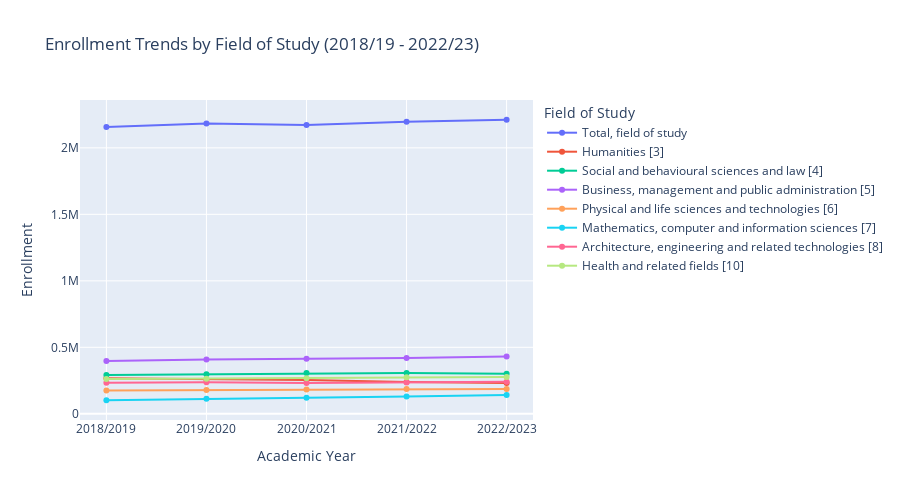

Write notebook code for a chart like this one.
### Code cell
# Select top 8 fields by total enrollment for clarity
top_fields = (
    df.groupby("Field of study")["VALUE"]
    .sum()
    .sort_values(ascending=False)
    .head(8)
    .index.tolist()
)
df_top = df[df["Field of study"].isin(top_fields)]

# Plot multi-line chart
fig = px.line(
    df_top,
    x="REF_DATE",
    y="VALUE",
    color="Field of study",
    markers=True,
    title="Enrollment Trends by Field of Study (2018/19 - 2022/23)",
    labels={"REF_DATE": "Academic Year", "VALUE": "Enrollment"},
)
fig.update_layout(legend_title_text="Field of Study", height=500)
fig.show()

### Figure 1 — Plotly figure (JSON) as saved in the notebook; plotly's stock layout.template omitted (floating-point values rounded to 4 significant figures)
{"data": [{"hovertemplate": "Field of study=Total, field of study<br>Academic Year=%{x}<br>Enrollment=%{y}<extra></extra>", "legendgroup": "Total, field of study", "line": {"color": "#636efa", "dash": "solid"}, "marker": {"symbol": "circle"}, "mode": "lines+markers", "name": "Total, field of study", "orientation": "v", "showlegend": true, "type": "scatter", "x": ["2018/2019", "2019/2020", "2020/2021", "2021/2022", "2022/2023"], "xaxis": "x", "y": [2156142, 2183823, 2171730, 2197179, 2211345], "yaxis": "y"}, {"hovertemplate": "Field of study=Humanities [3]<br>Academic Year=%{x}<br>Enrollment=%{y}<extra></extra>", "legendgroup": "Humanities [3]", "line": {"color": "#EF553B", "dash": "solid"}, "marker": {"symbol": "circle"}, "mode": "lines+markers", "name": "Humanities [3]", "orientation": "v", "showlegend": true, "type": "scatter", "x": ["2018/2019", "2019/2020", "2020/2021", "2021/2022", "2022/2023"], "xaxis": "x", "y": [267315, 258162, 254718, 238827, 231621], "yaxis": "y"}, {"hovertemplate": "Field of study=Social and behavioural sciences and law [4]<br>Academic Year=%{x}<br>Enrollment=%{y}<extra></extra>", "legendgroup": "Social and behavioural sciences and law [4]", "line": {"color": "#00cc96", "dash": "solid"}, "marker": {"symbol": "circle"}, "mode": "lines+markers", "name": "Social and behavioural sciences and law [4]", "orientation": "v", "showlegend": true, "type": "scatter", "x": ["2018/2019", "2019/2020", "2020/2021", "2021/2022", "2022/2023"], "xaxis": "x", "y": [291474, 297000, 306669, 307389, 301524], "yaxis": "y"}, {"hovertemplate": "Field of study=Business, management and public administration [5]<br>Academic Year=%{x}<br>Enrollment=%{y}<extra></extra>", "legendgroup": "Business, management and public administration [5]", "line": {"color": "#ab63fa", "dash": "solid"}, "marker": {"symbol": "circle"}, "mode": "lines+markers", "name": "Business, management and public administration [5]", "orientation": "v", "showlegend": true, "type": "scatter", "x": ["2018/2019", "2019/2020", "2020/2021", "2021/2022", "2022/2023"], "xaxis": "x", "y": [397326, 408879, 413553, 419379, 431145], "yaxis": "y"}, {"hovertemplate": "Field of study=Physical and life sciences and technologies [6]<br>Academic Year=%{x}<br>Enrollment=%{y}<extra></extra>", "legendgroup": "Physical and life sciences and technologies [6]", "line": {"color": "#FFA15A", "dash": "solid"}, "marker": {"symbol": "circle"}, "mode": "lines+markers", "name": "Physical and life sciences and technologies [6]", "orientation": "v", "showlegend": true, "type": "scatter", "x": ["2018/2019", "2019/2020", "2020/2021", "2021/2022", "2022/2023"], "xaxis": "x", "y": [174549, 178320, 182973, 187089, 186972], "yaxis": "y"}, {"hovertemplate": "Field of study=Mathematics, computer and information sciences [7]<br>Academic Year=%{x}<br>Enrollment=%{y}<extra></extra>", "legendgroup": "Mathematics, computer and information sciences [7]", "line": {"color": "#19d3f3", "dash": "solid"}, "marker": {"symbol": "circle"}, "mode": "lines+markers", "name": "Mathematics, computer and information sciences [7]", "orientation": "v", "showlegend": true, "type": "scatter", "x": ["2018/2019", "2019/2020", "2020/2021", "2021/2022", "2022/2023"], "xaxis": "x", "y": [101910, 113571, 121248, 129576, 142209], "yaxis": "y"}, {"hovertemplate": "Field of study=Architecture, engineering and related technologies [8]<br>Academic Year=%{x}<br>Enrollment=%{y}<extra></extra>", "legendgroup": "Architecture, engineering and related technologies [8]", "line": {"color": "#FF6692", "dash": "solid"}, "marker": {"symbol": "circle"}, "mode": "lines+markers", "name": "Architecture, engineering and related technologies [8]", "orientation": "v", "showlegend": true, "type": "scatter", "x": ["2018/2019", "2019/2020", "2020/2021", "2021/2022", "2022/2023"], "xaxis": "x", "y": [232995, 238044, 231468, 235101, 241632], "yaxis": "y"}, {"hovertemplate": "Field of study=Health and related fields [10]<br>Academic Year=%{x}<br>Enrollment=%{y}<extra></extra>", "legendgroup": "Health and related fields [10]", "line": {"color": "#B6E880", "dash": "solid"}, "marker": {"symbol": "circle"}, "mode": "lines+markers", "name": "Health and related fields [10]", "orientation": "v", "showlegend": true, "type": "scatter", "x": ["2018/2019", "2019/2020", "2020/2021", "2021/2022", "2022/2023"], "xaxis": "x", "y": [262065, 264402, 267135, 274359, 276336], "yaxis": "y"}], "layout": {"height": 500, "legend": {"title": {"text": "Field of Study"}, "tracegroupgap": 0}, "title": {"text": "Enrollment Trends by Field of Study (2018/19 - 2022/23)"}, "xaxis": {"anchor": "y", "domain": [0, 1], "title": {"text": "Academic Year"}}, "yaxis": {"anchor": "x", "domain": [0, 1], "title": {"text": "Enrollment"}}}}
